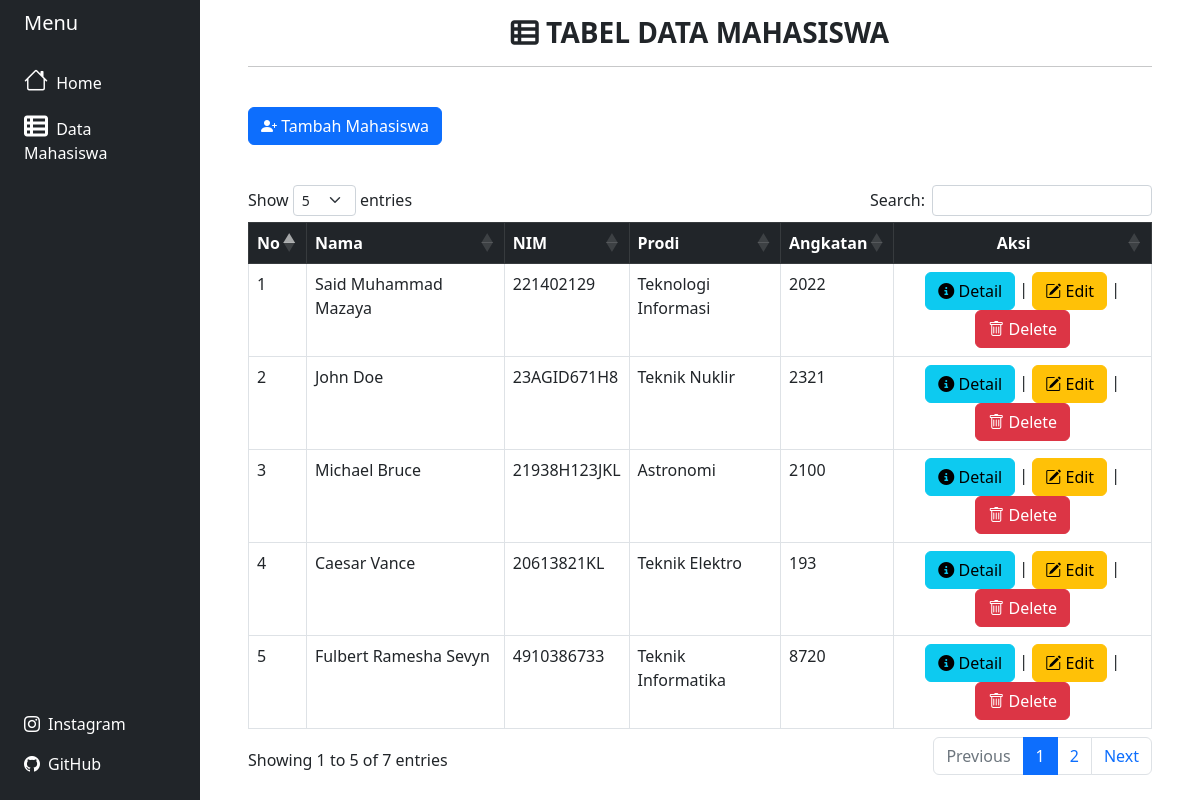
/datamahasiswa.php, run on the app's committed database.
### tables this page shows
CREATE TABLE `list_mahasiswa` (
  `id` int(11) NOT NULL,
  `nama` varchar(150) NOT NULL,
  `nim` varchar(140) NOT NULL,
  `prodi` varchar(200) NOT NULL,
  `angkatan` int(10) NOT NULL,
  `email` varchar(150) NOT NULL,
  `alamat` varchar(300) NOT NULL
);

### datamahasiswa.php (the view, shortened to what this page needs)
<?php
include('./includes/koneksi.php');
?>
<!DOCTYPE html>
<html lang="en">
<head>
    <?php include('./includes/source.php');
    ?>
    <link rel="stylesheet" href="style.css">
</head>
<body>
    <div class="container-fluid">
        <div class="row flex-nowrap">
            <?php include('./includes/sidebar.php');
            ?>
            <div class="col py-3 p-5">
                <h3 class="text-uppercase text-center fw-bold"><i class="fa-solid fa-table-list"></i>&nbsp;Tabel Data
                    Mahasiswa</h3>
                <hr> <br>
                <a href="tambah.php" class="btn btn-primary mb-3"><i class="bi bi-person-plus-fill"></i>&nbsp;Tambah
                    Mahasiswa</a>
                <br><br>
                <table class="table table-bordered" id="tabel">
                    <thead class="table-dark">
                        <tr>
                            <th>No</th>
                            <th>Nama</th>
                            <th>NIM</th>
                            <th>Prodi</th>
                            <th>Angkatan</th>
                            <th class="text-center">Aksi</th>
                        </tr>
                    </thead>
                    <tbody>
                        <?php
                        $i = 1;
                        $query = "SELECT * FROM list_mahasiswa";
                        $hasil = mysqli_query($koneksi, $query);
                        foreach ($hasil as $mhs) :
                        ?>
                            <tr>
                                <td><?= $i ?></td>
                                <td><?= $mhs["nama"] ?></td>
                                <td><?= $mhs["nim"] ?></td>
                                <td><?= $mhs["prodi"] ?></td>
                                <td><?= $mhs["angkatan"] ?></td>
                                <td class="text-center"><a href="detail.php?id=<?= $mhs["id"]; ?>" class="btn btn-info"><i class="fa-solid fa-circle-info"></i>&nbsp;Detail</a> |
                                    <a href="ubah.php?id=<?= $mhs["id"]; ?>" class="btn btn-warning"><i class="bi bi-pencil-square"></i>&nbsp;Edit</a> |
                                    <a href="delete.php?id=<?= $mhs["id"]; ?>" onclick="return confirm('Apakah Anda yakin menghapus')" class="btn btn-danger"><i class="bi bi-trash"></i>&nbsp;Delete</a>
                                </td>
                            </tr>
                        <?php
                            $i++;
                        endforeach;
                        ?>
                    </tbody>
            </div>
        </div>
    </div>
</body>
</html>

### includes/source.php (shortened to what this page needs)
<link rel="stylesheet" href="https://cdnjs.cloudflare.com/ajax/libs/twitter-bootstrap/5.2.0/css/bootstrap.min.css">
<link rel="stylesheet" href="https://cdn.datatables.net/1.13.1/css/dataTables.bootstrap5.min.css">
<link rel="stylesheet" href="https://cdn.jsdelivr.net/npm/bootstrap-icons@1.10.2/font/bootstrap-icons.css">
<link rel="stylesheet" href="https://cdnjs.cloudflare.com/ajax/libs/font-awesome/6.2.1/css/all.min.css" />

### includes/sidebar.php (shortened to what this page needs)
<div class="col-auto col-md-3 col-xl-2 px-sm-2 px-0 bg-dark link">
    <div class="d-flex flex-column align-items-center align-items-sm-start px-3 pt-2 text-white min-vh-100">
        <a href="#" class="d-flex align-items-center pb-3 mb-md-0 me-md-auto text-white text-decoration-none nav-link disabled">
            <span class="fs-5 d-none d-sm-inline">Menu</span>
        </a>
        <ul class="nav nav-pills flex-column mb-sm-auto mb-0 align-items-center align-items-sm-start" id="menu">
            <li class="nav-item">
                <a href="index.php" class="nav-link align-middle px-0 text-white">
                    <i class="fs-4 bi-house"></i> <span class="ms-1 d-none d-sm-inline">Home</span>
                </a>
            </li>
            <li>
                <a href="datamahasiswa.php" class="nav-link px-0 align-middle text-white">
                    <i class="fs-4 fa-solid fa-table-list"></i></i> <span class="ms-1 d-none d-sm-inline">Data
                        Mahasiswa</span>
                </a>
            </li>
        </ul>
        <div class="pb-4">
            <a href="https://www.instagram.com/said_muhammad_mazaya" class="nav-link align-middle px-0" target="_blank">
                <i class="bi bi-instagram"></i><span class="ms-2 d-none d-sm-inline">Instagram</span>
            </a>
            <a href="https://github.com/saidmazaya" class="nav-link align-middle px-0 mt-3" target="_blank">
                <i class="bi bi-github"></i><span class="ms-2 d-none d-sm-inline">GitHub</span>
            </a>
        </div>
    </div>
</div>

### data on the page
list_mahasiswa: nama "Said Muhammad Mazaya", nim "221402129", prodi "Teknologi Informasi", angkatan "2022"
list_mahasiswa: nama "John Doe", nim "23AGID671H8", prodi "Teknik Nuklir", angkatan "2321"
list_mahasiswa: nama "Michael Bruce", nim "21938H123JKL", prodi "Astronomi", angkatan "2100"
list_mahasiswa: nama "Caesar Vance", nim "20613821KL", prodi "Teknik Elektro", angkatan "193"
list_mahasiswa: nama "Fulbert Ramesha Sevyn", nim "4910386733", prodi "Teknik Informatika", angkatan "8720"
